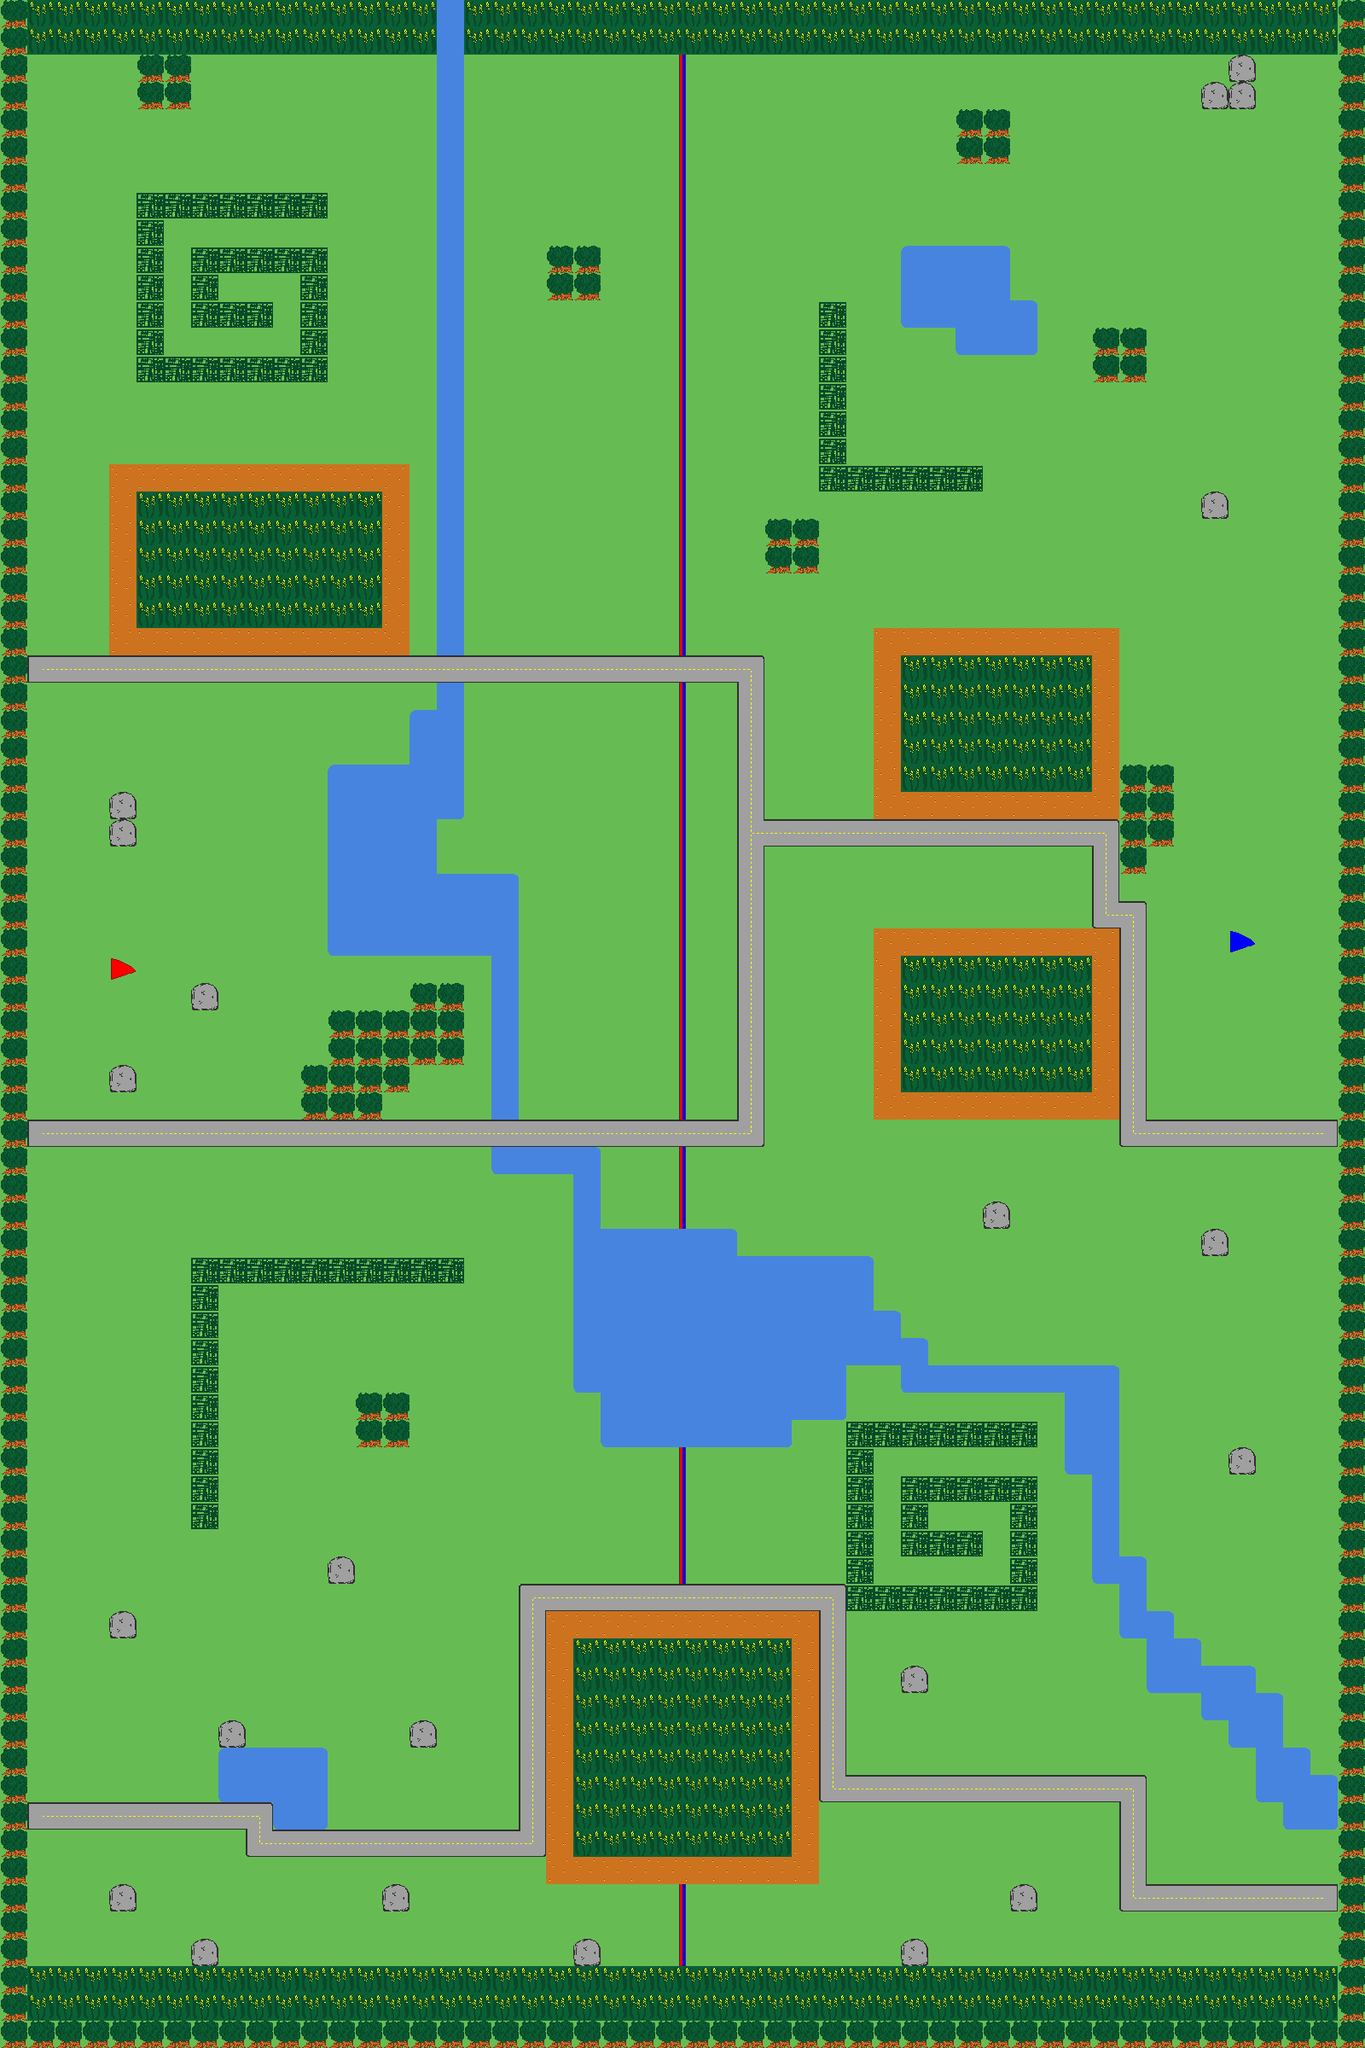

The image is a tile-based game level rendered from a .tmx file. Its description and source (layers, tilesets, objects; grid data summarised) follow:
An orthogonal 50x75 tile map with 32x32 px tiles, 1 tile layer (Tile Layer 1).

<map version="1.0" orientation="orthogonal" width="50" height="75" tilewidth="32" tileheight="32">
 <tileset firstgid="1" name="ld27-tileset" tilewidth="32" tileheight="32">
  <image source="ld27-tileset.png" width="320" height="320" />
 </tileset>
 <layer name="Tile Layer 1" width="50" height="75">
  <data>[3750 cells, 3750 non-empty, 24 distinct tile ids]</data>
 </layer>
</map>